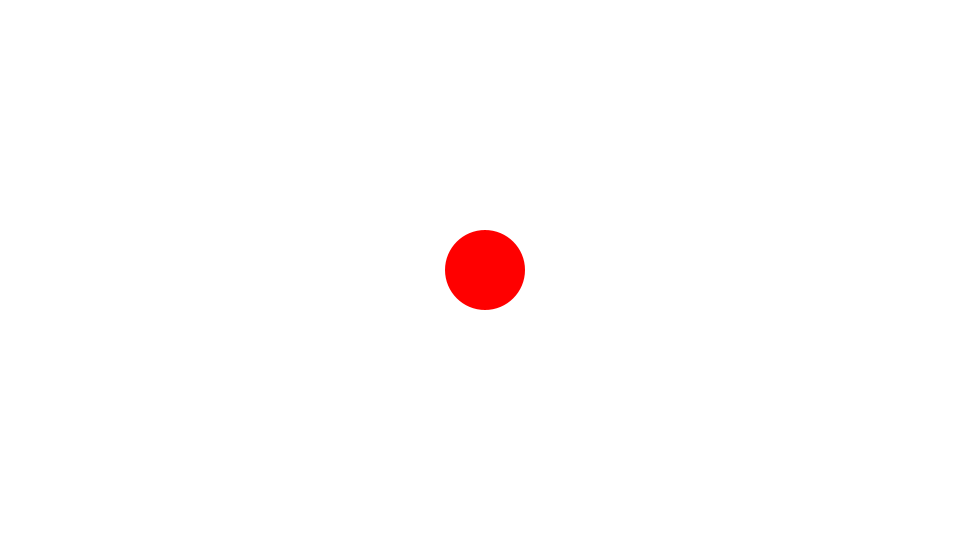
Frame 1 (no input)
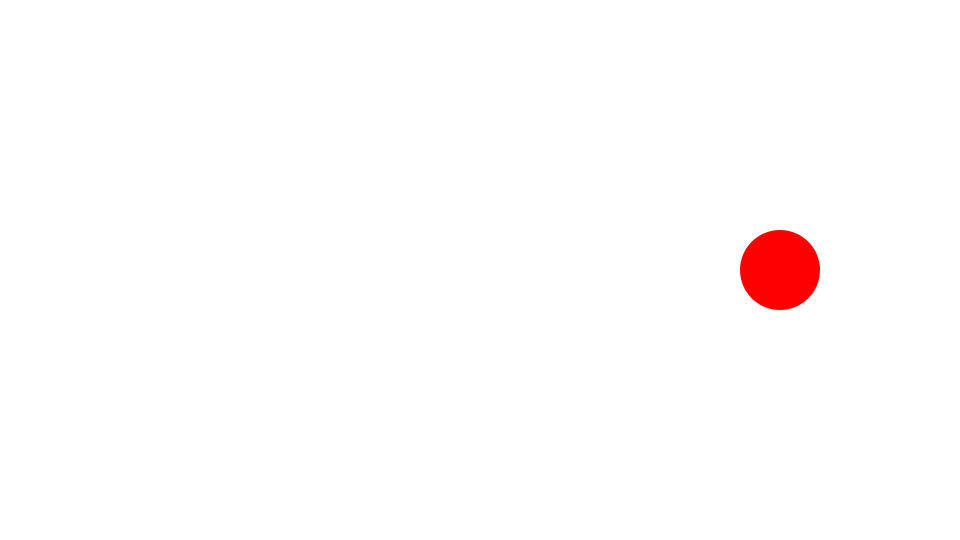
Frame 60 (the mouse pressed at the canvas centre just before this capture)
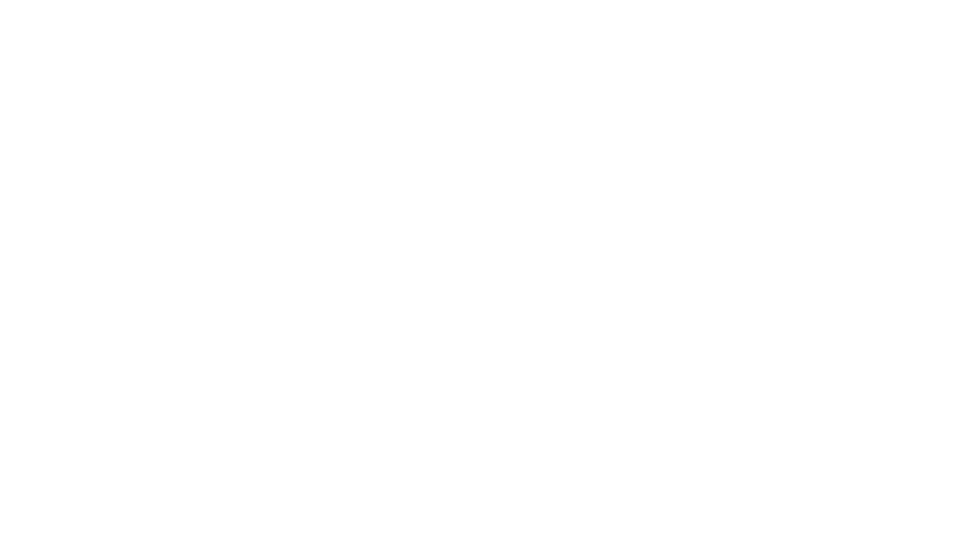
Frame 120 (the mouse held since frame 60 and released just before this capture)

The Processing sketch that drew these frames (run headless with seeded random() and noise(); from frame 60 on, the mouse is pressed at the canvas centre):

// Processing sketch: Velocity1
// ── Velocity1.pde
Ball ball;
float vx = 5;

void setup() {
  size(960, 540);
  frameRate(30);
  initialize();
}

void initialize() {
  smooth();
  noStroke();
  ball = new Ball();
  ball.x = width/2;
  ball.y = height/2;
  ball.radius = 40;
  ball.setFillColor(color(255, 0, 0));
}

void draw() {
  background(255);

  ball.x += vx;
  ball.update();
}

////////////////////////////////

class Ball extends Sprite {
  float radius;
  
  Ball() {
    super();
  }
  
  void draw() {
    ellipse(0, 0, radius*2, radius*2);
  }
}

////////////////////////////////

class Sprite {
  float x, y;
  float scaleX, scaleY;
  float width, height;
  float rotation;
  boolean visible;
  color strokeColor;
  color fillColor;
  Boolean isStroke;
  Boolean isFill;
  
  Sprite() {
    x = 0.0;
    y = 0.0;
    scaleX = 1.0;
    scaleY = 1.0;
    rotation = 0.0;
    strokeColor = color(0);
    fillColor = color(0);
    isStroke = false;
    isFill = false;
    visible = true;
  }
  
  void update() {
    if(! visible) return;
    pushMatrix();
    translate(x, y);
    scale(scaleX, scaleY);
    rotate(rotation * PI / 180.0);
    if(isStroke) stroke(strokeColor);
    if(isFill) fill(fillColor);
    draw();
    popMatrix();
  }
  
  void setStrokeColor(color strokeColor) {
    this.strokeColor = strokeColor;
    isStroke = true;
  }
  
  void setFillColor(color fillColor) {
    this.fillColor = fillColor;
    isFill = true;
  }
  
  void draw() {}
}
